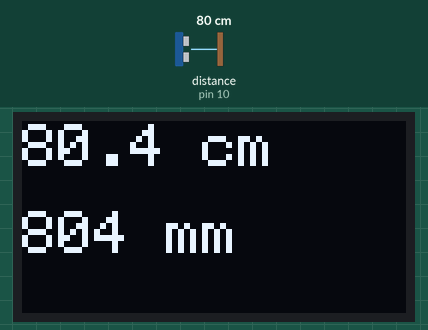
Simulated run of this sketch. Board: Arduino Uno, built with avr-gcc and run on an emulated ATmega328P. On the bench: 128×64 one-colour display. The test bench sets the inputs (shaded band); at power-on: distance to the obstacle (sensor on pin 10) 80 cm. The echo pulse lasts 58.3 µs per cm; what the sketch prints to the serial monitor is not drawn.

Above: at 1.2 s.
1.3 s: distance to the obstacle (sensor on pin 10) set to 2 cm
At 2.9 s:
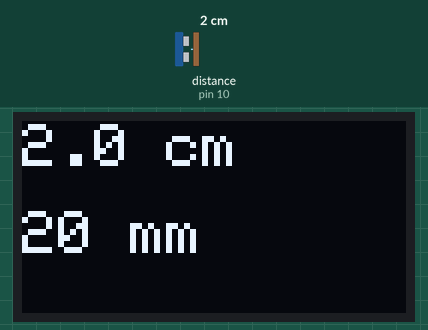
3.3 s: distance to the obstacle (sensor on pin 10) set to 4 cm
At 5.1 s:
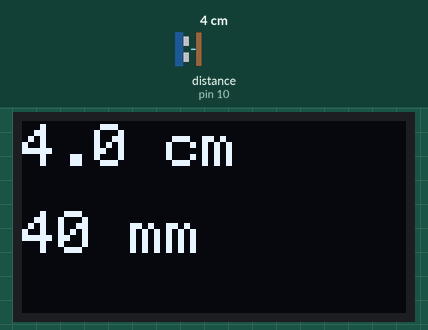
5.4 s: distance to the obstacle (sensor on pin 10) set to 18 cm
At 6.1 s:
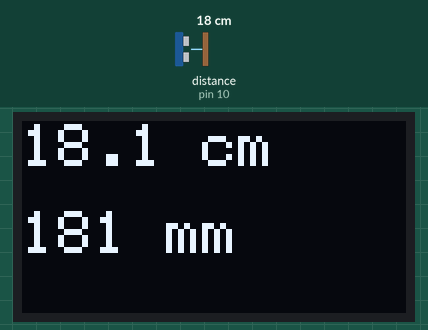
Timing chart, 0 to 8.4 s (numbered marks = the images above; inputs shaded):
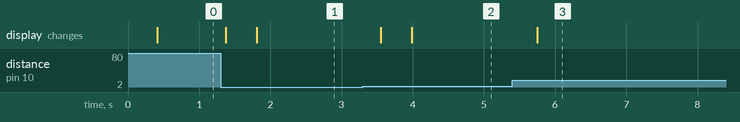

The sketch:

lenth_counter.ino
```cpp
#include <SPI.h>
#include <Wire.h>
#include <Adafruit_GFX.h>
#include <Adafruit_SSD1306.h>
#include <NewPing.h>

#define SCREEN_WIDTH 128
#define SCREEN_HEIGHT 64
#define OLED_RESET -1

#define TRIG_PIN 9
#define ECHO_PIN 10
#define MAX_DIST 400

#define MEASUREMENTS 10

NewPing sonar(TRIG_PIN, ECHO_PIN, MAX_DIST);

Adafruit_SSD1306 display(
  SCREEN_WIDTH,
  SCREEN_HEIGHT,
  &Wire,
  OLED_RESET
);

void setup() {

  Serial.begin(9600);

  if (!display.begin(SSD1306_SWITCHCAPVCC, 0x3C)) {
    Serial.println(F("SSD1306 allocation failed"));
    for (;;);
  }

  display.clearDisplay();
  display.setTextColor(WHITE);
}

void loop() {

  unsigned long sum = 0;
  int validMeasurements = 0;
  for (int i = 0; i < MEASUREMENTS; i++) {
    unsigned int time = sonar.ping();
    if (time > 0) {
      sum += time;
      validMeasurements++;
    }
    delay(30);
  }
  if (validMeasurements > 0)
   {
    float averageTime = (float)sum / validMeasurements;
    float distance = averageTime / 58.0;
    float millimeters = distance * 10.0;
    Serial.print("Distance: ");
    Serial.print(distance, 1);
    Serial.print(" cm / ");
    Serial.print(millimeters, 0);
    Serial.println(" mm");
    display.clearDisplay();
    display.setCursor(0, 1);
    display.setTextSize(2);
    display.print(distance, 1);
    display.print(" cm");
    display.setCursor(0, 30);
    display.print(millimeters, 0);
    display.print(" mm");
    display.display();
  }

  delay(100);
}
```

Measured:
- after the input at 1.3 s, the display: first changes after 0.07 s (image 1 shows a later state)
- after the input at 3.3 s, the display: first changes after 0.25 s (image 2 shows a later state)
- after the input at 5.4 s, the display: changes after 0.35 s (image 3)
